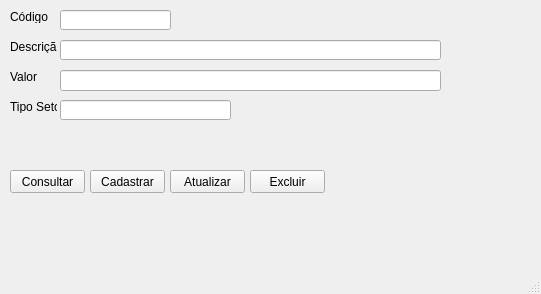
<?xml version="1.0" encoding="UTF-8"?>
<ui version="4.0">
 <class>MainWindow</class>
 <widget class="QMainWindow" name="MainWindow">
  <property name="geometry">
   <rect>
    <x>0</x>
    <y>0</y>
    <width>541</width>
    <height>294</height>
   </rect>
  </property>
  <property name="windowTitle">
   <string>MainWindow</string>
  </property>
  <widget class="QWidget" name="centralwidget">
   <widget class="QPushButton" name="btnExcluir">
    <property name="geometry">
     <rect>
      <x>250</x>
      <y>170</y>
      <width>75</width>
      <height>23</height>
     </rect>
    </property>
    <property name="text">
     <string>Excluir</string>
    </property>
   </widget>
   <widget class="QPushButton" name="btnCadastrar">
    <property name="geometry">
     <rect>
      <x>90</x>
      <y>170</y>
      <width>75</width>
      <height>23</height>
     </rect>
    </property>
    <property name="text">
     <string>Cadastrar</string>
    </property>
   </widget>
   <widget class="QPushButton" name="btnConsultar">
    <property name="geometry">
     <rect>
      <x>10</x>
      <y>170</y>
      <width>75</width>
      <height>23</height>
     </rect>
    </property>
    <property name="text">
     <string>Consultar</string>
    </property>
   </widget>
   <widget class="QLineEdit" name="edtValor">
    <property name="geometry">
     <rect>
      <x>60</x>
      <y>70</y>
      <width>381</width>
      <height>21</height>
     </rect>
    </property>
   </widget>
   <widget class="QLabel" name="label_4">
    <property name="geometry">
     <rect>
      <x>10</x>
      <y>100</y>
      <width>47</width>
      <height>13</height>
     </rect>
    </property>
    <property name="text">
     <string>Tipo Setor</string>
    </property>
   </widget>
   <widget class="QLineEdit" name="edtTipoSetor">
    <property name="geometry">
     <rect>
      <x>60</x>
      <y>100</y>
      <width>171</width>
      <height>20</height>
     </rect>
    </property>
   </widget>
   <widget class="QPushButton" name="btnAtualizar">
    <property name="geometry">
     <rect>
      <x>170</x>
      <y>170</y>
      <width>75</width>
      <height>23</height>
     </rect>
    </property>
    <property name="text">
     <string>Atualizar</string>
    </property>
   </widget>
   <widget class="QLabel" name="label">
    <property name="geometry">
     <rect>
      <x>10</x>
      <y>10</y>
      <width>47</width>
      <height>13</height>
     </rect>
    </property>
    <property name="text">
     <string>Código</string>
    </property>
   </widget>
   <widget class="QLabel" name="label_3">
    <property name="geometry">
     <rect>
      <x>10</x>
      <y>70</y>
      <width>47</width>
      <height>13</height>
     </rect>
    </property>
    <property name="text">
     <string>Valor</string>
    </property>
   </widget>
   <widget class="QLineEdit" name="edtDescricao">
    <property name="geometry">
     <rect>
      <x>60</x>
      <y>40</y>
      <width>381</width>
      <height>20</height>
     </rect>
    </property>
   </widget>
   <widget class="QLabel" name="label_2">
    <property name="geometry">
     <rect>
      <x>10</x>
      <y>40</y>
      <width>47</width>
      <height>13</height>
     </rect>
    </property>
    <property name="text">
     <string>Descrição</string>
    </property>
   </widget>
   <widget class="QLineEdit" name="edtId">
    <property name="geometry">
     <rect>
      <x>60</x>
      <y>10</y>
      <width>111</width>
      <height>20</height>
     </rect>
    </property>
   </widget>
  </widget>
  <widget class="QMenuBar" name="menubar">
   <property name="geometry">
    <rect>
     <x>0</x>
     <y>0</y>
     <width>541</width>
     <height>21</height>
    </rect>
   </property>
  </widget>
  <widget class="QStatusBar" name="statusbar"/>
 </widget>
 <resources/>
 <connections/>
</ui>
